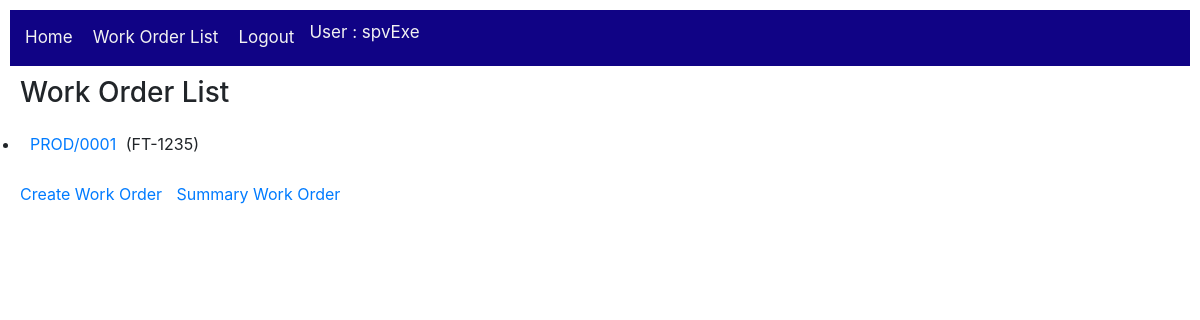
/workOrder/work_orders/ (signed in), run on an earlier commit of the app's database.
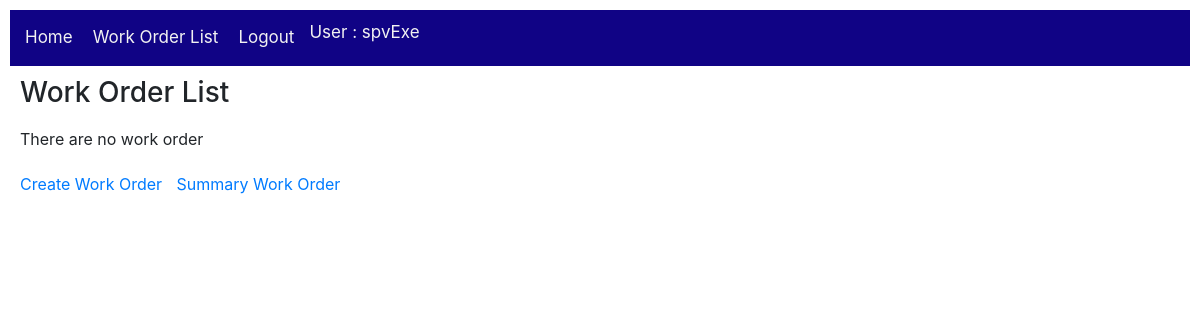
And on a later commit of the database.
### workOrder/models.py (models this page shows, shortened)
class Work_order(models.Model):
    wo_number = models.CharField(max_length=20, null=True)
    tagnumber = models.CharField(max_length=50, null=True, help_text='Enter tagnumber(eg. FT-1405)')
    problem = models.TextField(max_length=1000, null=True)
    originator = models.ForeignKey(User,
        on_delete=models.SET_NULL,
        null=True)
    dest_section = models.ForeignKey(Section,
        on_delete=models.SET_NULL,
        null=True)
    date_open = models.DateField()
    date_finish = models.DateField(null=True)
    status = models.ForeignKey(Action,
        on_delete=models.SET_NULL,
        null=True)
    priority = models.ForeignKey(Wo_priority,
        on_delete=models.SET_NULL,
        null=True)
    current_user_id = models.IntegerField(null=True)
    executor_user_id = models.IntegerField(null=True)
    class Meta:
        ordering = ['originator','status','wo_number']
    def get_absolute_url(self):
        return reverse('workOrder:work_order-detail', args=[str(self.id)])

### workOrder/views.py (the view)
# urls.py: path('work_orders/', views.Work_orderListView.as_view(), name='work_orders'),
class Work_orderListView(LoginRequiredMixin, generic.ListView):
    model = Work_order #prinsipnya dengan ini saja sdh cukup, namun kita perlu tambahan info di bawah ini
    context_object_name = 'user_work_order_list'   # your own name for the list as a template variable
    template_name = 'workOrder/user_work_order_list.html'  # Specify your own template name/location
    def get_queryset(self):
        self.wm = WM(self.request.user)
        return Work_order.objects.filter(pk__in=self.wm.woOnCurrentUser())
    def get_context_data(self, **kwargs):
        context = super().get_context_data(**kwargs)
        SUMMARY_LIST =['MGR_EXE','SPTD_EXE','SPV_EXE']
        allowSummary = False
        for g in self.request.user.groups.all():
            if g.name in SUMMARY_LIST:
                allowSummary = True
        context['allowSummary'] = allowSummary
        return context

### workOrder/generals.py (called while the page is built)
    def woOnCurrentUser(self):
        woListId=[]
        woList = Work_order.objects.filter(current_user_id=self.user.id)
        for g in self.user.groups.all():
            if 'SPV_ORG' == g.name:
                woList = Work_order.objects.filter(current_user_id=self.user.id
                    ).exclude(status=Action.objects.get(name='Close'))
        for wo in woList:
            woListId.append(wo.id)
        return woListId

### workOrder/templates/workOrder/user_work_order_list.html
{% extends "base_workOrder.html" %}
{% block content %}
  <h3>Work Order List</h3>
  {% if user_work_order_list %}
  <ul>
    {% for work_order in user_work_order_list %}
      <li>
        <a href="{{ work_order.get_absolute_url }}">{{ work_order.wo_number }}</a> ({{work_order.tagnumber}})
      </li>
    {% endfor %}
  </ul>
  {% else %}
    <p>There are no work order</p>
  {% endif %}
      {% if perms.workOrder.add_work_order %}
        <a href="{% url 'workOrder:work_order-create' %}">Create Work Order</a>
      {% endif %}
      {% if allowSummary %}
          <a href="{% url 'workOrder:work_order-summary' %}">Summary Work Order</a>
      {% endif %}
{% endblock %}

What changed in the data, as far as the page shows it:
no longer on this page (row edited): Work_order: wo_number "PROD/0001", tagnumber "FT-1235"
Also different on the page:
text now shown: "There are no work order"
